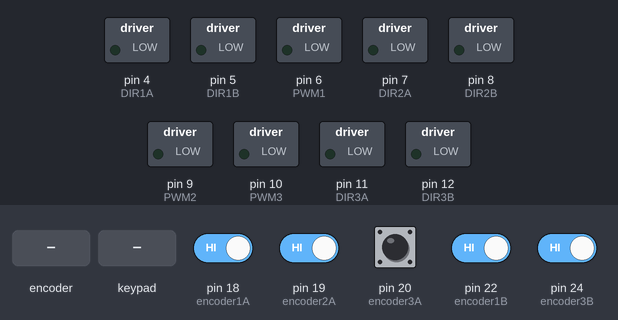
This sketch was run on a simulated Arduino Mega 2560, built with avr-gcc and run on an emulated ATmega2560. Shown: switched loads named in the sketch (green lamp = pin HIGH). The inputs (shaded band) are chosen by the test bench; at power-on: pin 18 (encoder1A), pin 19 (encoder2A), pin 20 (encoder3A), pin 22 (encoder1B), pin 24 (encoder3B) HIGH. What the sketch prints to the serial monitor is not drawn.

Above: at 1.5 s.
1.6 s: rotary encoder on pin 18 (encoder1A) / pin 22 (encoder1B) turned 1 step (first pin leading)
At 2.3 s:
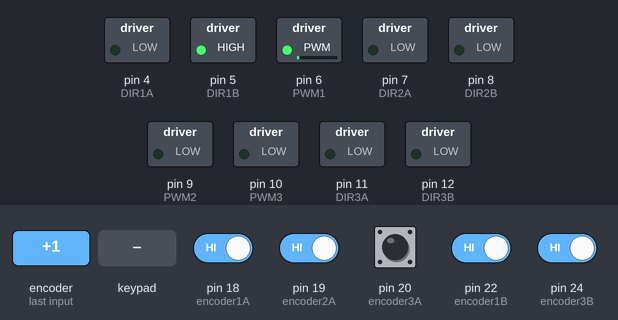
3.3 s: key 'U' pressed
6.3 s: pin 19 (encoder2A) driven LOW
At 7.5 s:
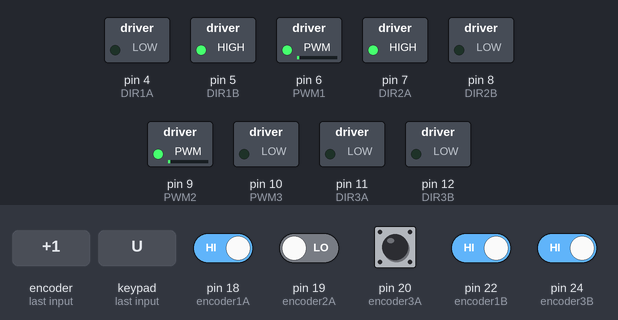
7.9 s: key 'D' pressed
10.9 s: rotary encoder on pin 18 (encoder1A) / pin 22 (encoder1B) turned 3 steps (first pin leading)
At 11.12 s:
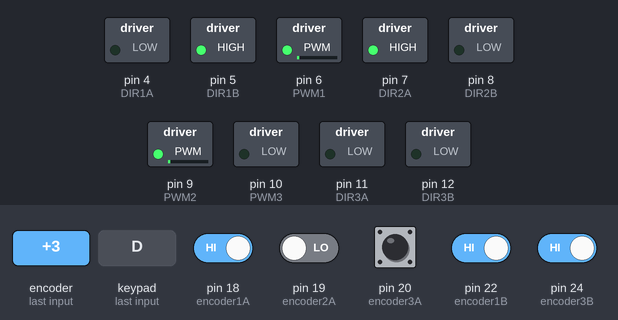
14.5 s: pin 20 (encoder3A) pulsed LOW 5 times (0.12 s each, 0.3 s apart)
At 17.3 s:
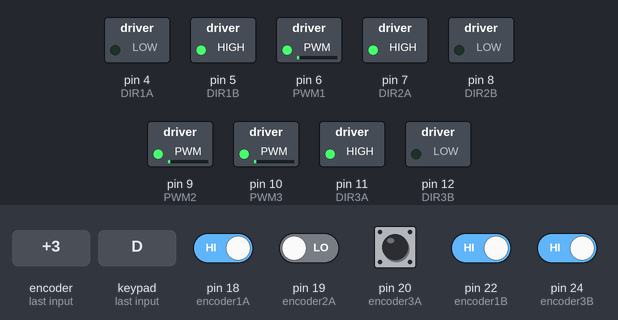
Timing chart, 0 to 18.5 s (numbered marks = the images above; inputs shaded):
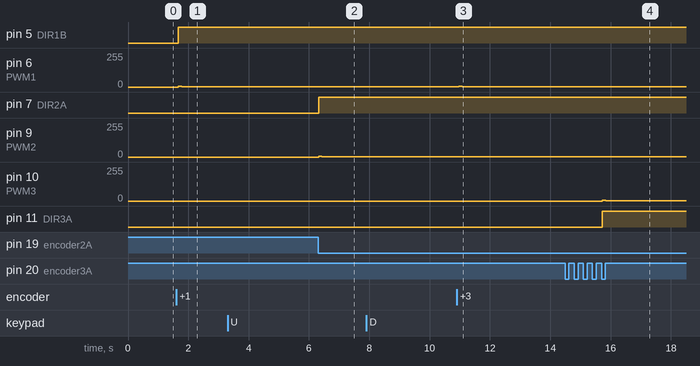

Measured:
- after the input at 1.6 s, pin 5 (DIR1B): LOW → HIGH after 0.07 s; pin 6 (PWM1): 0/255 → 6/255 after 0.07 s, → 1/255 0.11 s later
- after the input at 3.3 s, every drawn part: stays the same
- after the input at 6.3 s, pin 7 (DIR2A): LOW → HIGH at once; pin 9 (PWM2): 0/255 → 6/255 at once, → 1/255 0.11 s later
- after the input at 7.9 s, every drawn part: stays the same
- after the input at 10.9 s, pin 6 (PWM1): 1/255 → 7/255 after 0.07 s, → 2/255 0.11 s later, → 3/255 0.11 s later
- after the input at 14.5 s, pin 10 (PWM3): 0/255 → 6/255 after 1.2 s, → 1/255 0.11 s later; pin 11 (DIR3A): LOW → HIGH after 1.2 s

The sketch:

OmniWheel_PS2.ino
```cpp
/*************************************************************************************
 * The routine is the PS2 handle control code, the joystick part is controlled;
 * the omnidirectional wheel chassis is 3 wheels,
 * and the angle between adjacent 2 wheels is 120 degrees.
 * Distribution as follows:
 *                  motor 1  //          \\motor2
 *
 *
 *                                 ==  motor3
 * The motor uses GM25 Hall encoder, 12cpr, speed ratio 74.8:1 wheel 58mm
 * Motherboard for Arduino MEGA 2560
 * Motor drive module L298N
 * Power supply 3s :18650 or Li-Po
 * by:YFRobot
 *************************************************************************************/
#include <PID_v1.h>
#include <PS2X_lib.h> //PS2 Library can be found here:
PS2X ps2x;

const byte encoder1A = 18;//A pin -> the interrupt pin 18
const byte encoder1B = 22;//B pin -> the digital pin 22
const byte encoder2A = 19;//A pin -> the interrupt pin 19
const byte encoder2B = 23;//B pin -> the digital pin 23
const byte encoder3A = 20;//A pin -> the interrupt pin 20
const byte encoder3B = 24;//B pin -> the digital pin 24
byte encoder1ALast;
byte encoder2ALast;
byte encoder3ALast;

int duration1;//the number of the pulses of Moter1
int duration2;//the number of the pulses of Moter2
int duration3;//the number of the pulses of Moter3
boolean Direction1;//the rotation Direction1
boolean Direction2;//the rotation Direction1
boolean Direction3;//the rotation Direction1

int SpeedInput1,Speed1;
int SpeedInput2,Speed2;
int SpeedInput3,Speed3;

#define PS2_DAT        A0     //PS2 Pin
#define PS2_CMD        A1
#define PS2_SEL        A2
#define PS2_CLK        A3

//Motor Driver variables
int DIR1A = 4;     //M1 Direction Control
int DIR1B = 5;
int PWM1 = 6;

int DIR2A = 7;     //M2 Direction Control
int DIR2B = 8;
int PWM2 = 9;

int DIR3A = 11;    //M3 Direction Control
int DIR3B = 12;
int PWM3 = 10;

//PID variables
double Kp1=1, Ki1=4, Kd1=0.01;  //Adjust the PID to fit the motor
double Kp2=1, Ki2=4, Kd2=0.01;  //Adjust the PID to fit the motor
double Kp3=1, Ki3=4, Kd3=0.01;  //Adjust the PID to fit the motor
double Setpoint1,Input1,Output1;
double Setpoint2,Input2,Output2;
double Setpoint3,Input3,Output3;
PID myPID1(&Input1,&Output1,&Setpoint1,Kp1,Ki1,Kd1,DIRECT);
PID myPID2(&Input2,&Output2,&Setpoint2,Kp2,Ki2,Kd2,DIRECT);
PID myPID3(&Input3,&Output3,&Setpoint3,Kp3,Ki3,Kd3,DIRECT);

int error = 0;
byte type = 0;
byte vibrate = 0;
void(* resetFunc) (void) = 0;

void setup()
{
  Serial.begin(115200);//Initialize the serial port
  EncoderInit();//Initialize encoder
  pinMode(DIR1A,OUTPUT);
  pinMode(DIR1B,OUTPUT);
  pinMode(PWM1,OUTPUT);

  pinMode(DIR2A,OUTPUT);
  pinMode(DIR2B,OUTPUT);
  pinMode(PWM2,OUTPUT);

  pinMode(DIR3A,OUTPUT);
  pinMode(DIR3B,OUTPUT);
  pinMode(PWM3,OUTPUT);

  digitalWrite(PWM1,LOW);
  digitalWrite(PWM2,LOW);
  digitalWrite(PWM3,LOW);
  myPID1.SetMode(AUTOMATIC);
  myPID2.SetMode(AUTOMATIC);
  myPID3.SetMode(AUTOMATIC);
  myPID1.SetOutputLimits(-255,255);
  myPID2.SetOutputLimits(-255,255);
  myPID3.SetOutputLimits(-255,255);
  delay(300);
  error = ps2x.config_gamepad(PS2_CLK, PS2_CMD, PS2_SEL, PS2_DAT);
}

void loop() {
  if (error == 1) //skip loop if no controller found
    resetFunc();
   //read controller and set large motor to spin at 'vibrate' speed
   ps2x.read_gamepad(false, vibrate);
/*
  if (ps2x.ButtonPressed(PSB_PAD_UP)) {          //Forward pressed
    Serial.println("PAD_UP just pressed");

  }else if(ps2x.ButtonReleased(PSB_PAD_UP)) {    //Forward released
    Serial.println(" PAD_UP just released");

  }

  if (ps2x.ButtonPressed(PSB_PAD_DOWN)) {         //Down pressed
    Serial.println("PAD_DOWN just pressed");

  }else if(ps2x.ButtonReleased(PSB_PAD_DOWN)) {   //Down released
    Serial.println(" PAD_DOWN just released");

  }

  if (ps2x.ButtonPressed(PSB_PAD_LEFT)) {         //LEFT pressed
    Serial.println("PAD_LEFT just pressed");

  }else if(ps2x.ButtonReleased(PSB_PAD_LEFT)) {   //LEFT released
    Serial.println(" PAD_LEFT just released");

  }

  if (ps2x.ButtonPressed(PSB_PAD_RIGHT)) {         //RIGHT pressed
    Serial.println("PAD_RIGHT just pressed");

  }else if(ps2x.ButtonReleased(PSB_PAD_RIGHT)) {   //RIGHT released
    Serial.println(" PAD_RIGHT just released");

  }

  if(ps2x.ButtonPressed(PSB_TRIANGLE)){            //TRIANGLE pressed
    Serial.println("Triangle pressed");
  }else if(ps2x.ButtonReleased(PSB_TRIANGLE)){     //TRIANGLE released
    Serial.println(" Triangle released");
  }

  if(ps2x.ButtonPressed(PSB_CIRCLE)){               //CIRCLE pressed
    Serial.println("Circle just pressed");
  }else if(ps2x.ButtonReleased(PSB_CIRCLE)){        //CIRCLE released
    Serial.println(" Circle just released");
  }

  if(ps2x.ButtonPressed(PSB_SQUARE)){               //SQUARE pressed
    Serial.println("SQUARE just pressed");
  }else if(ps2x.ButtonReleased(PSB_SQUARE)){        //CIRCLE released
    Serial.println(" SQUARE just released");
  }

//will be TRUE if button was JUST pressed OR released
  if(ps2x.NewButtonState(PSB_CROSS)){
      Serial.println("X just changed");
  }*/

    int LX = ps2x.Analog(PSS_LX) - 128;   //Take the value of the rocker to 0
    int LY = ps2x.Analog(PSS_LY) - 127;
    float theta = atan2(LY, LX);          //Yaw angle theta
    float magnitude = sqrt((LX*LX)+(LY*LY));

    float vx = magnitude * cos(theta);    //Find the VX direction value
    float vy = magnitude * sin(theta);    //Find the VY direction value
    const float sqrt3o2 = 1.0*sqrt(3)/2;

    float V1 = 0.5*vx - sqrt3o2 * vy;  // Calculation formula
    float V2 = 0.5*vx + sqrt3o2 * vy;  // Calculate the speed values of 3 wheels
    float V3 = - vx;

    if(V1 > 0 || V2 > 0 || V3 > 0){            //Conversion speed range 0-255
      SpeedInput1 = map(V1, 0, 128, 0, 255);
      SpeedInput2 = map(V2, 0, 128, 0, 255);
      SpeedInput3 = map(V3, 0, 128, 0, 255);
    }else if(V1 < 0 || V2 < 0 || V3 < 0){      //Conversion speed range 0-255
      SpeedInput1 = map(V1, 0, -127, 0, 255);
      SpeedInput2 = map(V2, 0, -127, 0, 255);
      SpeedInput3 = map(V3, 0, -127, 0, 255);
    }
    Serial.print("  LX:");
    Serial.print( LX);
    Serial.print("  LY:");
    Serial.print( LY);
    Serial.print("  theta:");
    Serial.print( theta);
    Serial.print("  V1:");
    Serial.print( V1);
    Serial.print("  V2:");
    Serial.print( V2);
    Serial.print("  V3:");
    Serial.print( V3);
    Serial.print("  Speed1:");
    Serial.print( SpeedInput1);
    Serial.print("  Speed2:");
    Serial.print( SpeedInput2);
    Serial.print("  Speed3:");
    Serial.println( SpeedInput3);

    PIDMovement (SpeedInput1,SpeedInput2,SpeedInput3);       //sets moving
    if(V1 == 0 && V2 ==0 && V3 == 0){     //Stop without control, mode motor enable
      Stop();
    }
    Speed1=duration1*43/10;  //calculates the actual speed of motor1, constant 43 for unifing the speed to the PWM input value
    Speed2=duration2*43/10;  //calculates the actual speed of motor1, constant 43 for unifing the speed to the PWM input value
    Speed3=duration3*43/10;  //calculates the actual speed of motor1, constant 43 for unifing the speed to the PWM input value
    duration1 = 0;
    duration2 = 0;
    duration3 = 0;
    delay(10);
}

//Motor modules
void Stop()                //Stop
{
  digitalWrite(DIR1A,LOW);
  digitalWrite(DIR1B,LOW);
  digitalWrite(DIR2A,LOW);
  digitalWrite(DIR2B,LOW);
  digitalWrite(DIR3A,LOW);
  digitalWrite(DIR3B,LOW);
  analogWrite(PWM1,0);
  analogWrite(PWM2,0);
  analogWrite(PWM3,0);
}

void Movement(int a,int b,int c)
{
  if (a>0)
  {
    analogWrite (PWM1,a);      //PWM1 Speed Control
    digitalWrite(DIR1A,HIGH);
    digitalWrite(DIR1B,LOW);
  }
  else if(a<0)
  {
    analogWrite (PWM1,-a);      //PWM1 Speed Control
    digitalWrite(DIR1A,LOW);
    digitalWrite(DIR1B,HIGH);
  }
  if (b>0)
  {
    analogWrite (PWM2,b);       //PWM2 Speed Control
    digitalWrite(DIR2A,HIGH);
    digitalWrite(DIR2B,LOW);
  }
  else if(b<0)
  {
    analogWrite (PWM2,-b);     //PWM2 Speed Control
    digitalWrite(DIR2A,LOW);
    digitalWrite(DIR2B,HIGH);
  }
  if (c>0)
  {
    analogWrite (PWM3,c);     //PWM3 Speed Control
    digitalWrite(DIR3A,HIGH);
    digitalWrite(DIR3B,LOW);
  } else if(c<0)
  {
    analogWrite (PWM3,-c);     //PWM3 Speed Control
    digitalWrite(DIR3A,LOW);
    digitalWrite(DIR3B,HIGH);
  }
}

//PID modules
void PIDMovement(int a,int b,int c)
{
  Setpoint1=a;
  Setpoint2=b;
  Setpoint3=c;
  Input1=Speed1;
  Input2=Speed2;
  Input3=Speed3;
  myPID1.Compute();
  myPID2.Compute();
  myPID3.Compute();
  Movement (Output1,Output2,Output3);
}

//Encoder modules
void EncoderInit() //Initialize encoder interruption
{
  Direction1 = true;
  Direction2 = true;
  Direction3 = true;
  pinMode(encoder1B,INPUT);
  pinMode(encoder2B,INPUT);
  pinMode(encoder3B,INPUT);
  attachInterrupt(5, wheelSpeed1, CHANGE);
  attachInterrupt(4, wheelSpeed2, CHANGE);
  attachInterrupt(3, wheelSpeed3, CHANGE);
}

void wheelSpeed1()  //motor1 speed count
{
  int Lstate = digitalRead(encoder1A);
  if((encoder1ALast == LOW) && Lstate==HIGH)
  {
    int val = digitalRead(encoder1B);
    if(val == LOW && Direction1)
    {
      Direction1 = false;
    }
    else if(val == HIGH && !Direction1)
    {
      Direction1 = true;
    }
  }
  encoder1ALast = Lstate;

  if(!Direction1)  duration1++;
  else  duration1--;
}

void wheelSpeed2()  //motor2 speed count
{
  int Lstate = digitalRead(encoder2A);
  if((encoder2ALast == LOW) && Lstate==HIGH)
  {
    int val = digitalRead(encoder2B);
    if(val == LOW && Direction2)
    {
      Direction2 = false;
    }
    else if(val == HIGH && !Direction2)
    {
      Direction2 = true;
    }
  }
  encoder2ALast = Lstate;

  if(!Direction2)  duration2++;
  else  duration2--;
}

void wheelSpeed3()  //motor3 speed count
{
  int Lstate = digitalRead(encoder3A);
  if((encoder3ALast == LOW) && Lstate==HIGH)
  {
    int val = digitalRead(encoder3B);
    if(val == LOW && Direction3)
    {
      Direction3 = false;
    }
    else if(val == HIGH && !Direction3)
    {
      Direction3 = true;
    }
  }
  encoder3ALast = Lstate;

  if(!Direction3)  duration3++;
  else  duration3--;
}
```
